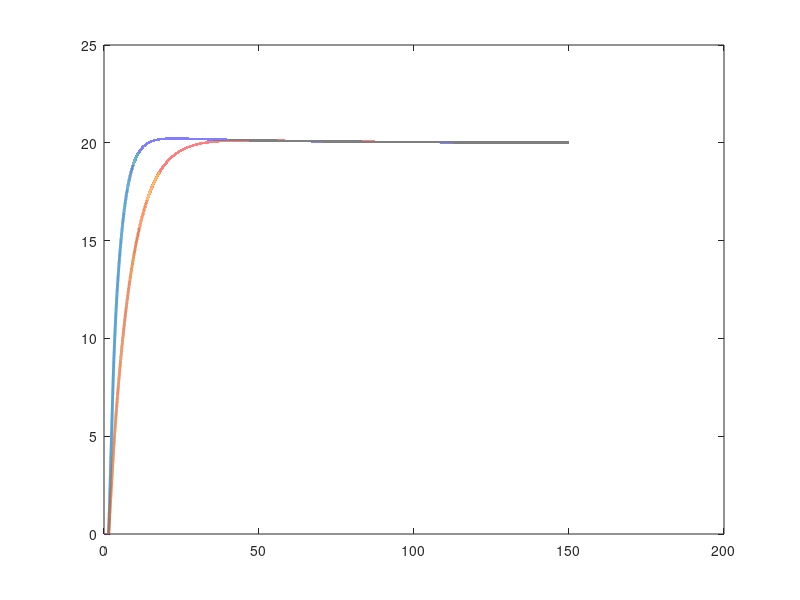

MATLAB code to generate this figure: (Note: this script raises an error after producing the figure.)
clc;
clear;
close all;

%% Dados da estufa
K = 60;
tau = 40.5;
theta = 1.5;

%% =========================================================
% b) IMC com lambda = 4*theta
%% =========================================================

lambda2 = 4 * theta;

Kp2 = (1/K) * ((2*tau + theta) / (2*(lambda2 + theta)));
Ti2 = tau + theta/2;
Td2 = (tau*theta) / (2*tau + theta);

fprintf('====================================\n');
fprintf('b) IMC COM lambda = 4*theta\n');
fprintf('====================================\n');

fprintf('lambda = %.2f s\n', lambda2);
fprintf('Kp = %.4f\n', Kp2);
fprintf('Ti = %.4f s\n', Ti2);
fprintf('Td = %.4f s\n\n', Td2);

%% =========================================================
% Parametros de lambda = 1.5*theta
% Necessarios para comparar os dois na letra C
%% =========================================================

lambda1 = 1.5 * theta;

Kp1 = (1/K) * ((2*tau + theta) / (2*(lambda1 + theta)));
Ti1 = tau + theta/2;
Td1 = (tau*theta) / (2*tau + theta);

%% =========================================================
% c) Resposta a um degrau de valor 20
%% =========================================================

degrau = 20;

dt = 0.001;
tempo_final = 150;

t = 0:dt:tempo_final;

% Referencia
r = degrau * ones(size(t));

% Saidas
y1 = zeros(size(t));
y2 = zeros(size(t));

% Sinais de controle
u1 = zeros(size(t));
u2 = zeros(size(t));

% Atraso em numero de amostras
N_atraso = round(theta/dt);

%% Variaveis PID para lambda = 1.5*theta

integral1 = 0;
erro_anterior1 = degrau;

%% Variaveis PID para lambda = 4*theta

integral2 = 0;
erro_anterior2 = degrau;

%% Simulacao

for i = 2:length(t)

    %% -------------------------------------
    % lambda = 1.5*theta
    %% -------------------------------------

    erro1 = r(i) - y1(i-1);

    integral1 = integral1 + erro1*dt;

    derivada1 = (erro1 - erro_anterior1)/dt;

    u1(i) = Kp1 * ...
        (erro1 + integral1/Ti1 + Td1*derivada1);

    % Aplicacao do atraso
    if i > N_atraso
        u_atrasado1 = u1(i-N_atraso);
    else
        u_atrasado1 = 0;
    end

    % Planta
    dy1 = (-y1(i-1) + K*u_atrasado1)/tau;

    y1(i) = y1(i-1) + dy1*dt;

    erro_anterior1 = erro1;


    %% -------------------------------------
    % lambda = 4*theta
    %% -------------------------------------

    erro2 = r(i) - y2(i-1);

    integral2 = integral2 + erro2*dt;

    derivada2 = (erro2 - erro_anterior2)/dt;

    u2(i) = Kp2 * ...
        (erro2 + integral2/Ti2 + Td2*derivada2);

    % Aplicacao do atraso
    if i > N_atraso
        u_atrasado2 = u2(i-N_atraso);
    else
        u_atrasado2 = 0;
    end

    % Planta
    dy2 = (-y2(i-1) + K*u_atrasado2)/tau;

    y2(i) = y2(i-1) + dy2*dt;

    erro_anterior2 = erro2;

end

%% =========================================================
% Grafico
%% =========================================================

figure;

plot(t, y1, 'LineWidth', 2);
hold on;

plot(t, y2, 'LineWidth', 2);

yline(degrau, '--', 'Referencia = 20');

grid on;

xlabel('Tempo [s]');
ylabel('Saida');

title('Resposta ao Degrau - PID IMC');

legend('lambda = 1.5 theta', ...
       'lambda = 4 theta', ...
       'Referencia = 20', ...
       'Location', 'southeast');
